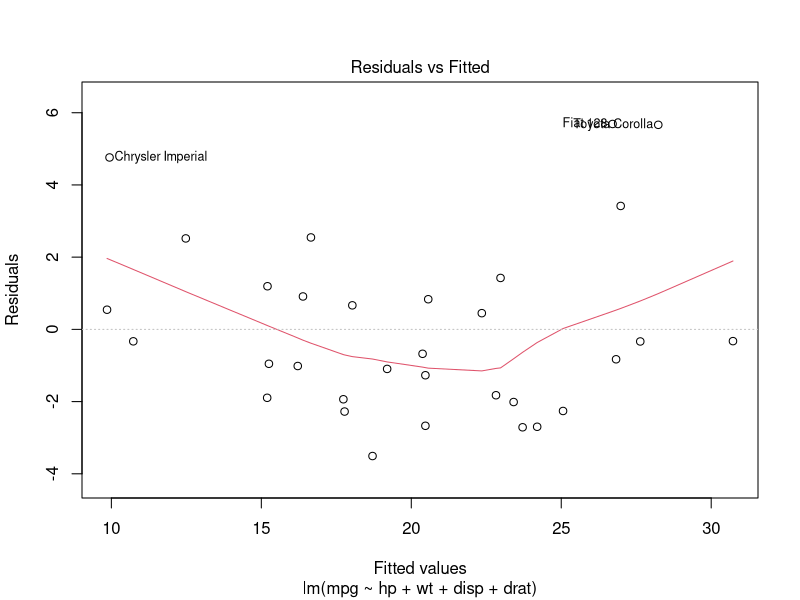
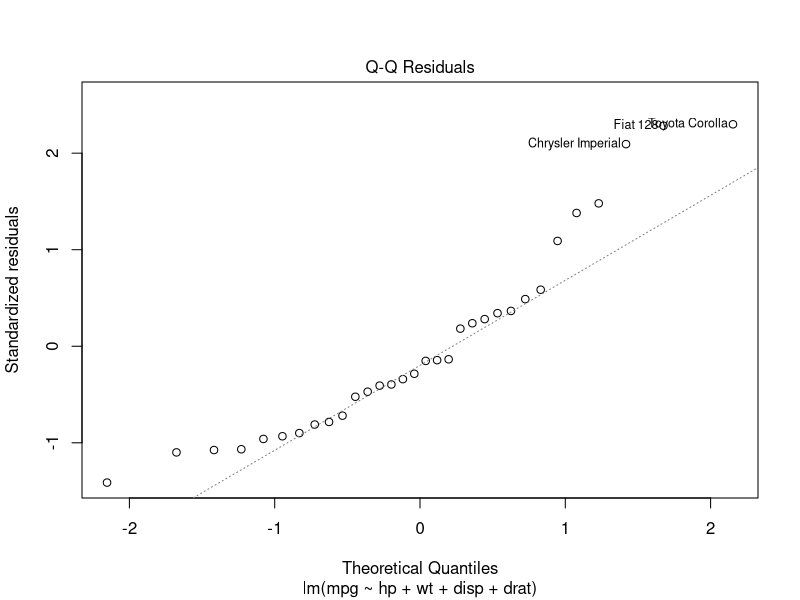
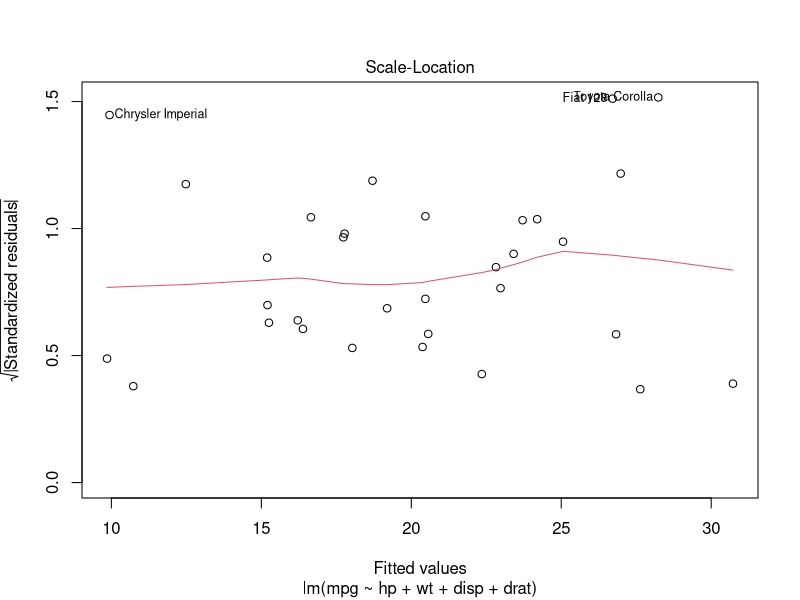
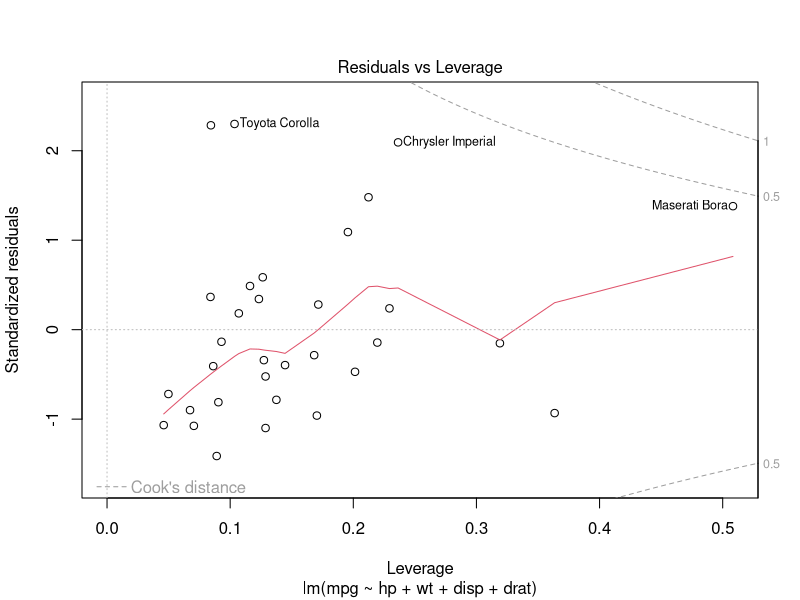

The R source for these figures, in order:
## ---- chunk 1
str(mtcars)
## ---- chunk 2
mtcars.lm <- lm(mpg ~ hp + wt + disp + drat, data = mtcars)
plot(mtcars.lm)
